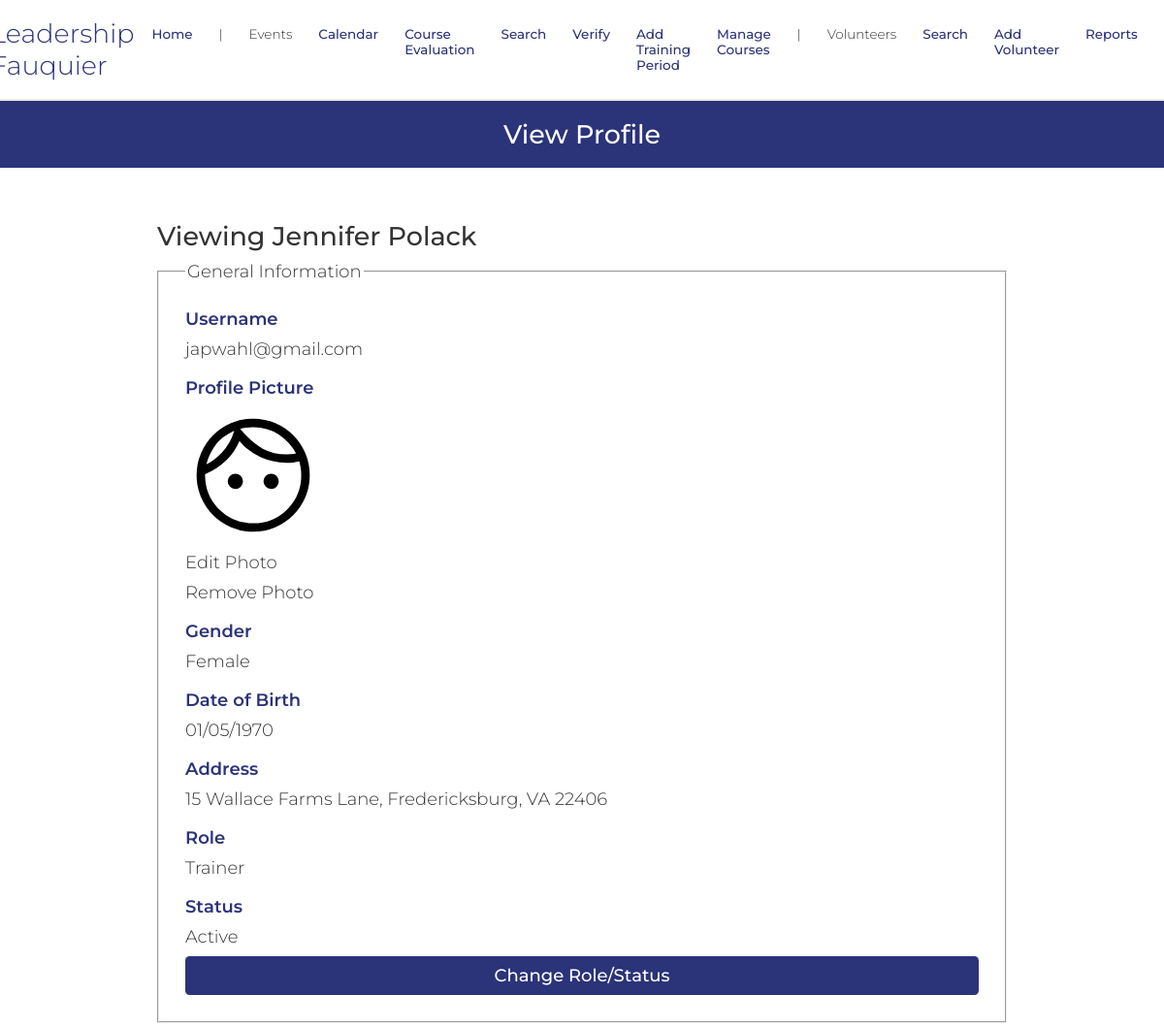
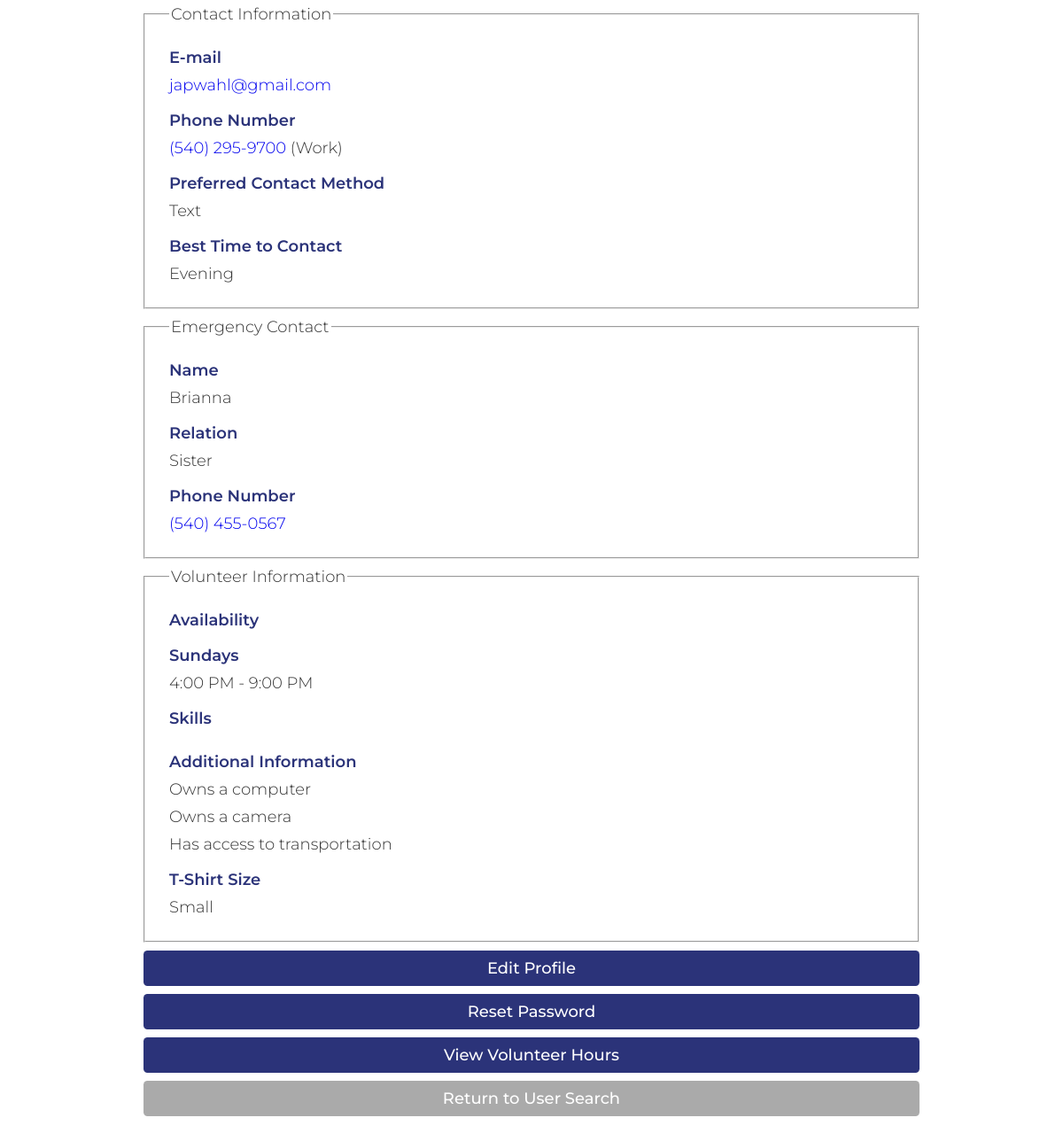
Screenshot of /viewProfile.php?id=japwahl@gmail.com (signed in) with the database file from the repository (2 pictures, top to bottom).
### tables this page shows
CREATE TABLE `dbPersons` (
  `id` varchar(256) NOT NULL,
  `start_date` text DEFAULT NULL,
  `venue` text DEFAULT NULL,
  `first_name` text NOT NULL,
  `last_name` text DEFAULT NULL,
  `address` text DEFAULT NULL,
  `city` text DEFAULT NULL,
  `state` varchar(2) DEFAULT NULL,
  `zip` text DEFAULT NULL,
  `phone1` varchar(12) NOT NULL,
  `phone1type` text DEFAULT NULL,
  `phone2` varchar(12) DEFAULT NULL,
  `phone2type` text DEFAULT NULL,
  `birthday` text DEFAULT NULL,
  `email` text DEFAULT NULL,
  `shirt_size` varchar(3) DEFAULT NULL,
  `computer` varchar(3) DEFAULT NULL,
  `camera` varchar(3) NOT NULL,
  `transportation` varchar(3) NOT NULL,
  `contact_name` text NOT NULL,
  `contact_num` varchar(12) NOT NULL,
  `relation` text NOT NULL,
  `contact_time` text NOT NULL,
  `cMethod` text DEFAULT NULL,
  `position` text DEFAULT NULL,  
  `credithours` text DEFAULT NULL,
  `howdidyouhear` text DEFAULT NULL,
  `commitment` text DEFAULT NULL,
  `motivation` text DEFAULT NULL,
  `specialties` text DEFAULT NULL,
  `convictions` text DEFAULT NULL,
  `type` text DEFAULT NULL,
  `status` text DEFAULT NULL,
  `completedTraining` varchar(100) NOT NULL DEFAULT 'False',
  `availability` text DEFAULT NULL,
  `schedule` text DEFAULT NULL,
  `hours` text DEFAULT NULL,
  `notes` text DEFAULT NULL,
  `password` text DEFAULT NULL,
  `sundays_start` char(5) DEFAULT NULL,
  `sundays_end` char(5) DEFAULT NULL,
  `mondays_start` char(5) DEFAULT NULL,
  `mondays_end` char(5) DEFAULT NULL,
  `tuesdays_start` char(5) DEFAULT NULL,
  `tuesdays_end` char(5) DEFAULT NULL,
  `wednesdays_start` char(5) DEFAULT NULL,
  `wednesdays_end` char(5) DEFAULT NULL,
  `thursdays_start` char(5) DEFAULT NULL,
  `thursdays_end` char(5) DEFAULT NULL,
  `fridays_start` char(5) DEFAULT NULL,
  `fridays_end` char(5) DEFAULT NULL,
  `saturdays_start` char(5) DEFAULT NULL,
  `saturdays_end` char(5) DEFAULT NULL,
  `profile_pic` text NOT NULL,
  `force_password_change` tinyint(1) NOT NULL,
  `gender` varchar(6) NOT NULL
);

### database/dbinfo.php (called while the page is built, shortened)
<?php
function connect() {
    $host = "localhost";
    $database = "fauquierdb";
    $user = "fauquierdb";
    $pass = "fauquierdb";
    $con = mysqli_connect($host,$user,$pass,$database);
    $selected = mysqli_select_db($con,$database);
    if (!$selected) { echo "database not selected"; return mysqli_error($con); }
    else return $con;
}
?>

### domain/Person.php (called while the page is built, shortened)
<?php
class Person {
	private $id;
	private $first_name;
	private $last_name;
	private $address;
	private $city;
	private $state;
	private $zip;
  	private $profile_pic;
	private $phone1;
	private $phone1type;
	private $birthday;
	private $email;
	private $shirt_size;
	private $computer;
	private $camera;
	private $transportation;
	private $contact_name;
	private $contact_num;
	private $relation;
	private $contact_time;
	private $cMethod;
	private $type;
	private $status;
	private $sundaysStart;
	private $sundaysEnd;
	private $gender;
	function __construct($f, $l, $v, $a, $c, $s, $z, $pp, $p1, $p1t, $p2, $p2t, $e, $ts,
                     $comp, $cam, $tran, $cn, $cpn, $rel, $ct, $t, $st, $cntm, $pos,
                     $credithours, $comm, $mot, $spe, $convictions, $av, $sch, $hrs,
                     $bd, $sd, $hdyh, $notes, $pass, $suns, $sune, $mons, $mone, $tues,
                     $tuee, $weds, $wede, $thus, $thue, $fris, $frie, $sats, $sate,
                     $mcp, $gender)  {
		$this->id = $e;
		$this->first_name = $f;
		$this->last_name = $l;
		$this->address = $a;
		$this->city = $c;
		$this->state = $s;
		$this->zip = $z;
    	$this->profile_pic = $pp;
		$this->phone1 = $p1;
		$this->phone1type = $p1t;
		$this->birthday = $bd;
		$this->email = $e;
		$this->shirt_size = $ts;
		$this->computer = $comp;
		$this->camera = $cam;
		$this->transportation = $tran;
		$this->contact_name = $cn;
		$this->contact_num = $cpn;
		$this->relation = $rel;
		$this->contact_time = $ct;
		$this->cMethod = $cntm;
    if (trim($t) !== "") {
        $roleArray = explode(',', $t);
        $this->type = [];
        foreach ($roleArray as $role) {
            $role = strtolower(trim($role));
            $this->type[] = $role;
        }
    } else {
        $this->type = [];
    }
		$this->status = $st;
		$this->sundaysStart = $suns;
		$this->sundaysEnd = $sune;
		$this->gender = $gender;
	}
	function get_id() {
		return $this->id;
	}
	function get_first_name() {
		return $this->first_name;
	}
	function get_last_name() {
		return $this->last_name;
	}
	function get_address() {
		return $this->address;
	}
	function get_city() {
		return $this->city;
	}
	function get_state() {
		return $this->state;
	}
	function get_zip() {
		return $this->zip;
	}
  function get_profile_pic() {
    return $this->profile_pic;
  }
	function get_phone1() {
		return $this->phone1;
	}
	function get_phone1type() {
		return $this->phone1type;
	}
	function get_birthday() {
		return $this->birthday;
	}
	function get_email() {
		return $this->email;
	}
	function get_shirt_size() {
		return $this->shirt_size;
	}
	function get_computer() {
		return $this->computer;
	}
	function get_camera() {
		return $this->camera;
	}
	function get_transportation() {
		return $this->transportation;
	}
	function get_contact_name() {
		return $this->contact_name;
	}
	function get_contact_num() {
		return $this->contact_num;
	}
	function get_relation() {
		return $this->relation;
	}
	function get_contact_time() {
		return $this->contact_time;
	}
	function get_cMethod() {
		return $this->cMethod;
	}
	function get_type() {
		return $this->type;
	}
	function get_status() {
		return $this->status;
	}
	function get_sunday_availability_start() {
		return $this->sundaysStart;
	}
	function get_sunday_availability_end() {
		return $this->sundaysEnd;
	}
	function get_gender() {
		return $this->gender;
	}
}

### database/dbPersons.php (called while the page is built, shortened)
<?php
include_once('dbinfo.php');
include_once(dirname(__FILE__).'/../domain/Person.php');
function retrieve_person($id) {
    $con=connect();
    $query = "SELECT * FROM dbPersons WHERE id = '" . $id . "'";
    $result = mysqli_query($con,$query);
    $result_row = mysqli_fetch_assoc($result);
    $thePerson = make_a_person($result_row);
    return $thePerson;
}
function make_a_person($result_row) {
    return $thePerson;
}

### include/output.php (called while the page is built, shortened)
<?php
    function hsc($input) {
        return htmlspecialchars($input);
    }
    function time24hTo12h($time) {
        $hour = substr($time, 0, 2);
        $minute = substr($time, 3, 2);
        $hour = intval($hour);
        if ($hour < 12) {
            if ($hour == 0) {
                $hour = 12;
            }
            return hsc($hour . ':' . $minute . ' AM');
        } else if ($hour > 12) {
            $hour -= 12;
        }
        return hsc($hour . ':' . $minute . ' PM');
    }
    function formatPhoneNumber($number) {
        $str = '(' . substr($number, 0, 3) . ') ' . substr($number, 3, 3) . '-' . substr($number, 6, 4);
        return hsc($str);
    }

### viewProfile.php (the view, shortened to what this page needs)
<?php
    $accessLevel = 0;
    $userID = null;
    $isAdmin = false;
    if (isset($_SESSION['_id'])) {
        $accessLevel = $_SESSION['access_level'];
        $isAdmin = $accessLevel >= 2;
        $userID = $_SESSION['_id'];
    } else {
        header('Location: login.php');
        die();
    }
    if ($isAdmin && isset($_GET['id'])) {
        $args = sanitize($_GET);
        $id = strtolower($args['id']);
    } else {
        $id = $userID;
    }
    require_once('database/dbPersons.php');
    $user = retrieve_person($id);
    $viewingOwnProfile = $id == $userID;
?>
<!DOCTYPE html>
<html>
    <head>
        <?php require_once('universal.inc') ?>
    </head>
    <body>
        <?php
            require_once('header.php');
            require_once('include/output.php');
        ?>
        <h1>View Profile</h1>
        <main class="general">
            <?php if ($viewingOwnProfile): ?>
                <h2>Your Profile</h2>
            <?php else: ?>
                <h2>Viewing <?php echo $user->get_first_name() . ' ' . $user->get_last_name() ?></h2>
            <?php endif ?>
            <fieldset>
                <legend>General Information</legend>
                <label>Username</label>
                <p><?php echo $user->get_id() ?></p>
                <label>Profile Picture</label>
                <img class="profile-pic" src="<?php
                    $profile_pic = $user -> get_profile_pic();
                    if ($profile_pic) {
                        echo $profile_pic;
                    } else {
                        echo 'images/default-profile-picture.svg';
                    }
                  ?>"width="140" height="140">
                <a id="edit-profile-picture" class="link-like">Edit Photo</a>
                <?php
                  echo '<a href="viewProfile.php?id='.$id.'&removePic=true" style="color:inherit">Remove Photo</a>'
                ?>
                <label>Gender</label>
                <p><?php echo $user->get_gender(); ?></p>
                <label>Date of Birth</label>
                <p><?php echo date('d/m/Y', strtotime($user->get_birthday())) ?></p>
                <label>Address</label>
                <p><?php echo $user->get_address() . ', ' . $user->get_city() . ', ' . $user->get_state() . ' ' . $user->get_zip() ?></p>
                <label>Role</label>
                <p><?php echo ucfirst($user->get_type()[0]) ?></p>
                <label>Status</label>
                <p><?php
                    $status = ucfirst($user->get_status());
                    $reason = $user->get_notes();
                    if ($status == "Inactive" && $reason) {
                        echo "Inactive (" . $reason . ")";
                    } else {
                        echo $status;
                    }
                ?></p>
                <?php if ($id != $userID && $accessLevel >= 2): ?>
                    <?php if ($accessLevel >= 3): ?>
                        <a href="modifyUserRole.php?id=<?php echo $id ?>" class="button">Change Role/Status</a>
                    <?php else: ?>
                        <a href="modifyUserRole.php?id=<?php echo $id ?>" class="button">Change Status</a>
                    <?php endif ?>
                <?php endif ?>
            </fieldset>
            <fieldset>
                <legend>Contact Information</legend>
                <label>E-mail</label>
                <p><a href="mailto:<?php echo $user->get_email() ?>"><?php echo $user->get_email() ?></a></p>
                <label>Phone Number</label>
                <p><a href="tel:<?php echo $user->get_phone1() ?>"><?php echo formatPhoneNumber($user->get_phone1()) ?></a> (<?php echo ucfirst($user->get_phone1type()) ?>)</p>
                <label>Preferred Contact Method</label>
                <p><?php echo ucfirst($user->get_cMethod()) ?></p>
                <label>Best Time to Contact</label>
                <p><?php echo ucfirst($user->get_contact_time()) ?></p>
            </fieldset>
            <fieldset>
                <legend>Emergency Contact</legend>
                <label>Name</label>
                <p><?php echo $user->get_contact_name() ?></p>
                <label>Relation</label>
                <p><?php echo $user->get_relation() ?></p>
                <label>Phone Number</label>
                <p><a href="tel:<?php echo $user->get_contact_num() ?>"><?php echo formatPhoneNumber($user->get_contact_num()) ?></a></p>
            </fieldset>
            <fieldset>
                <legend>Volunteer Information</legend>
                <label>Availability</label>
                <?php if ($user->get_sunday_availability_start()): ?>
                    <label>Sundays</label>
                    <p><?php echo time24hTo12h($user->get_sunday_availability_start()) . ' - ' . time24hTo12h($user->get_sunday_availability_end()) ?></p>
                <?php endif ?>
                <label>Skills</label>
                <label>Additional Information</label>
                <p><?php if ($user->get_computer()) echo 'Owns a computer'; else echo 'Does NOT own a computer'; ?></p>
                <p><?php if ($user->get_camera()) echo 'Owns a camera'; else echo 'Does NOT own a camera'; ?></p>
                <p><?php if ($user->get_transportation()) echo 'Has access to transportation'; else echo 'Does NOT have access to transportation'; ?></p>
                <label>T-Shirt Size</label>
                <p>
                    <?php
                        $sizes = [
                            null => '',
                            '' => '',
                            'S' => 'Small',
                            'M' => 'Medium',
                            'L' => 'Large',
                            'XL' => 'Extra Large',
                            'XXL' => '2X Large',
                        ];
                        $size = $sizes[$user->get_shirt_size()];
                        echo $size;
                    ?>
                </p>
            </fieldset>
            <a class="button" href="editProfile.php<?php if ($id != $userID) echo '?id=' . $id ?>">Edit Profile</a>
            <?php if ($id != $userID): ?>
                <?php if (($accessLevel == 2 && $user->get_access_level() == 1) || $accessLevel >= 3): ?>
                    <a class="button" href="resetPassword.php?id=<?php echo htmlspecialchars($_GET['id']) ?>">Reset Password</a>
                <?php endif ?>
                <a class="button" href="volunteerReport.php?id=<?php echo htmlspecialchars($_GET['id']) ?>">View Volunteer Hours</a>
                <a class="button cancel" href="personSearch.php">Return to User Search</a>
            <?php else: ?>
                <a class="button" href="changePassword.php">Change Password</a>
                <a class="button" href="volunteerReport.php">View Volunteer Hours</a>
                <a class="button cancel" href="index.php">Return to Dashboard</a>
            <?php endif ?>
        </main>
    </body>
</html>

### rows the page displays
dbpersons: first_name "Jennifer", last_name "Polack", id "japwahl@gmail.com", gender "Female", birthday "01/05/1970", address "15 Wallace Farms Lane", city "Fredericksburg", state "VA", zip "22406", status "Active", email "japwahl@gmail.com", phone1 "(540) 295-9700", phone1type "Work", cMethod "Text", contact_time "Evening", contact_name "Brianna", relation "Sister", contact_num "(540) 455-0567", sundays_start "4:00 PM", sundays_end "9:00 PM", shirt_size "Small"

### other values shown
$user->get_type()[0] "Trainer"
